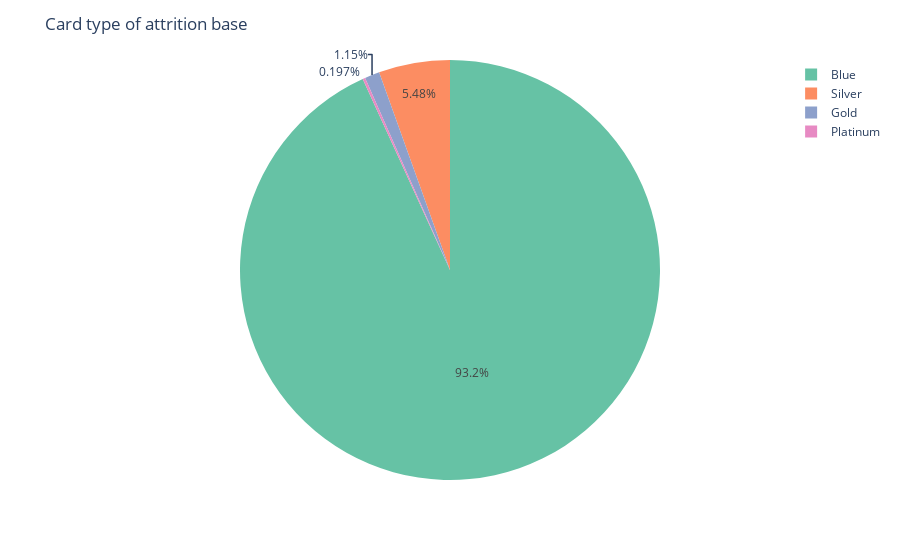

Notebook source saved alongside this figure:
### Markdown cell above
# Hypothesis 2: does the card type make a difference?
Next we want to understand whether the card type makes a difference to whether a customer is likely to attrite

### Code cell
#Group the attrition base by card type
dfcardtype = df.groupby('Card_Category')['CLIENTNUM'].count()
fig2 = px.pie(values = dfcardtype, names = dfcardtype.index, color_discrete_sequence = px.colors.qualitative.Set2)
fig2.update_layout(title = 'Card type of attrition base')
fig2.show()

### Figure 1 — Plotly figure (JSON) as saved in the notebook; plotly's stock layout.template omitted (floating-point values rounded to 4 significant figures)
{"data": [{"domain": {"x": [0, 1], "y": [0, 1]}, "hovertemplate": "label=%{label}<br>value=%{value}<extra></extra>", "labels": ["Blue", "Gold", "Platinum", "Silver"], "legendgroup": "", "name": "", "showlegend": true, "type": "pie", "values": [9436, 116, 20, 555]}], "layout": {"legend": {"tracegroupgap": 0}, "margin": {"t": 60}, "piecolorway": ["rgb(102,194,165)", "rgb(252,141,98)", "rgb(141,160,203)", "rgb(231,138,195)", "rgb(166,216,84)", "rgb(255,217,47)", "rgb(229,196,148)", "rgb(179,179,179)"], "title": {"text": "Card type of attrition base"}}}
